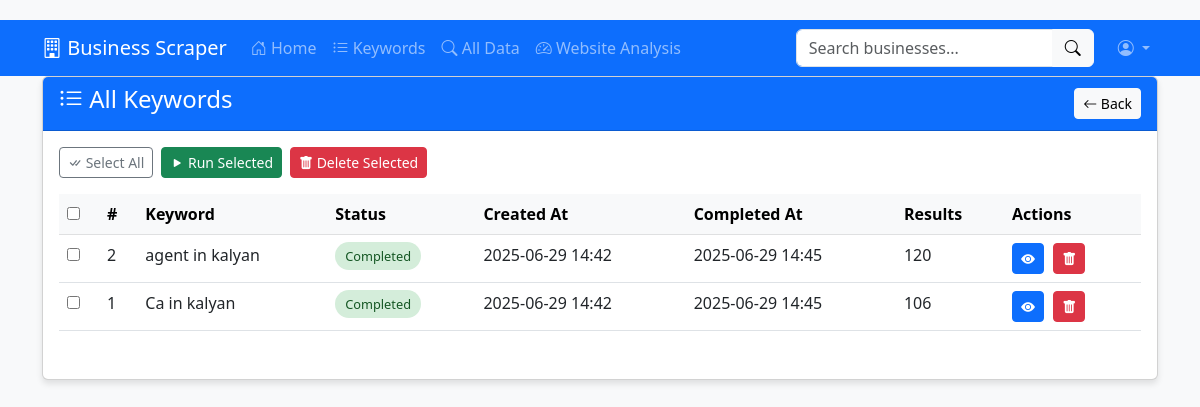
The app's page /keywords, older data.
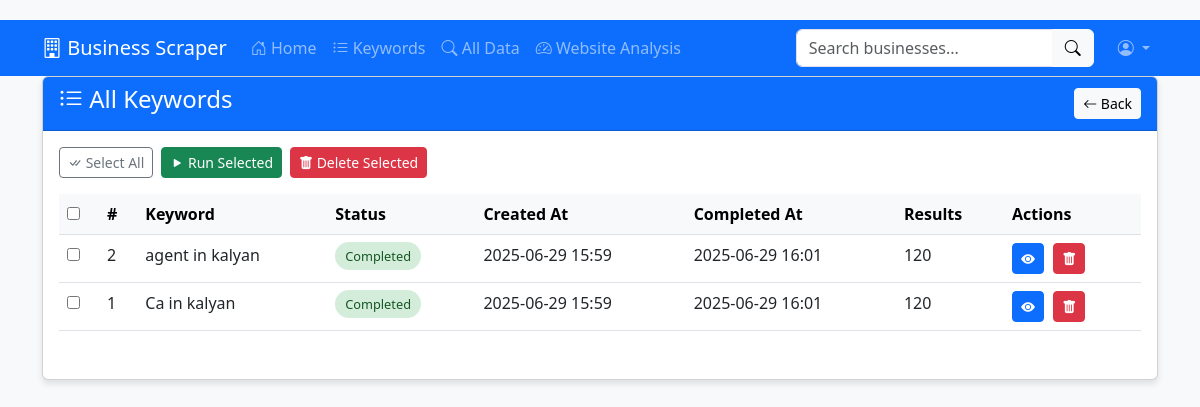
The same page, newer data.
### app.py (models this page shows)
class Keyword(db.Model):
    id = db.Column(db.Integer, primary_key=True)
    keyword = db.Column(db.String(200), nullable=False)
    status = db.Column(db.String(20), default='pending')  # pending, in_progress, completed
    created_at = db.Column(db.DateTime, default=datetime.utcnow)
    completed_at = db.Column(db.DateTime, nullable=True)

### app.py (the view)
@app.route('/keywords', methods=['GET'])
def keywords():
    keywords = Keyword.query.order_by(Keyword.id.desc()).all()
    return render_template('keywords.html', keywords=keywords)

### templates/keywords.html (shortened to what the changed rows need)
{% extends "base.html" %}
{% block content %}
<div class="card">
    <div class="card-body">
        <form method="POST" id="bulkActionsForm" class="mb-3">
            <div class="table-responsive mt-3">
                <table class="table table-hover">
                    <thead class="table-light">
                        <tr>
                            <th width="40px">
                                <input type="checkbox" id="selectAllCheckbox" onclick="toggleSelectAll()">
                            </th>
                            <th>#</th>
                            <th>Keyword</th>
                            <th>Status</th>
                            <th>Created At</th>
                            <th>Completed At</th>
                            <th>Results</th>
                            <th>Actions</th>
                        </tr>
                    </thead>
                    <tbody>
                        {% for keyword in keywords %}
                        <tr>
                            <td>
                                <input type="checkbox" name="keyword_ids" value="{{ keyword.id }}" class="row-checkbox">
                            </td>
                            <td>{{ keyword.id }}</td>
                            <td>{{ keyword.keyword }}</td>
                            <td>
                                <span class="status-badge status-{{ keyword.status }}">
                                    {{ keyword.status|replace('_', ' ')|title }}
                                </span>
                            </td>
                            <td>{{ keyword.created_at.strftime('%Y-%m-%d %H:%M') }}</td>
                            <td>
                                {% if keyword.completed_at %}
                                    {{ keyword.completed_at.strftime('%Y-%m-%d %H:%M') }}
                                {% else %}
                                    -
                                {% endif %}
                            </td>
                            <td>
                                {% if keyword.status == 'completed' %}
                                    {{ keyword.results|length }}
                                {% else %}
                                    -
                                {% endif %}
                            </td>
                            <td>
                                <a href="{{ url_for('results', keyword_id=keyword.id) }}" class="btn btn-sm btn-primary action-btn" data-bs-toggle="tooltip" title="View Results">
                                    <i class="bi bi-eye-fill"></i>
                                </a>
                                <form method="POST" action="{{ url_for('delete_keyword', keyword_id=keyword.id) }}" class="d-inline">
                                    <button type="submit" class="btn btn-sm btn-danger action-btn" data-bs-toggle="tooltip" title="Delete" onclick="return confirm('Are you sure?')">
                                        <i class="bi bi-trash-fill"></i>
                                    </button>
                                </form>
                            </td>
                        </tr>
                        {% else %}
                        <tr>
                            <td colspan="8" class="text-center text-muted">No keywords found. Add some to get started.</td>
                        </tr>
                        {% endfor %}
                    </tbody>
                </table>
            </div>
        </form>
    </div>
</div>
{% endblock %}

Row changes from the older to the newer data that the page shows:
changed Keyword "agent in kalyan": created_at "2025-06-29 14:42" → "2025-06-29 15:59"; completed_at "2025-06-29 14:45" → "2025-06-29 16:01"
changed Keyword "Ca in kalyan": created_at "2025-06-29 14:42" → "2025-06-29 15:59"; completed_at "2025-06-29 14:45" → "2025-06-29 16:01"; results|length "106" → "120"
